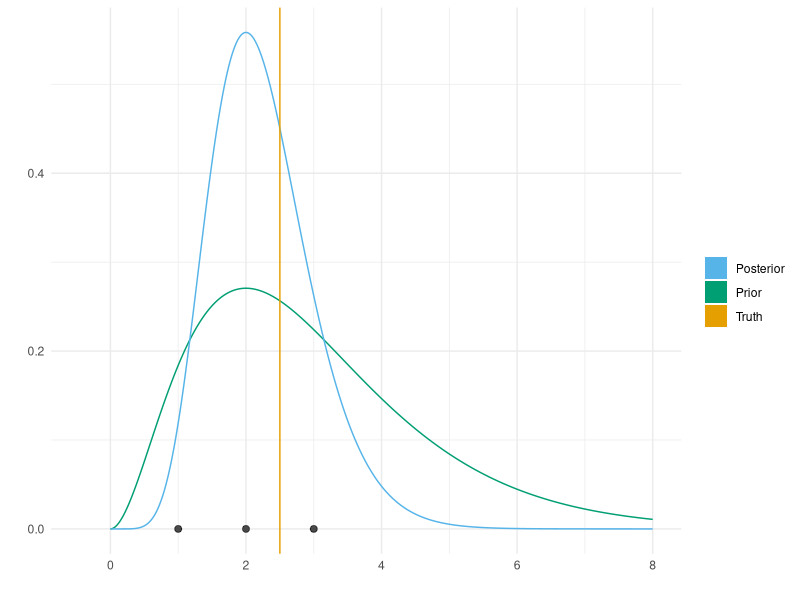
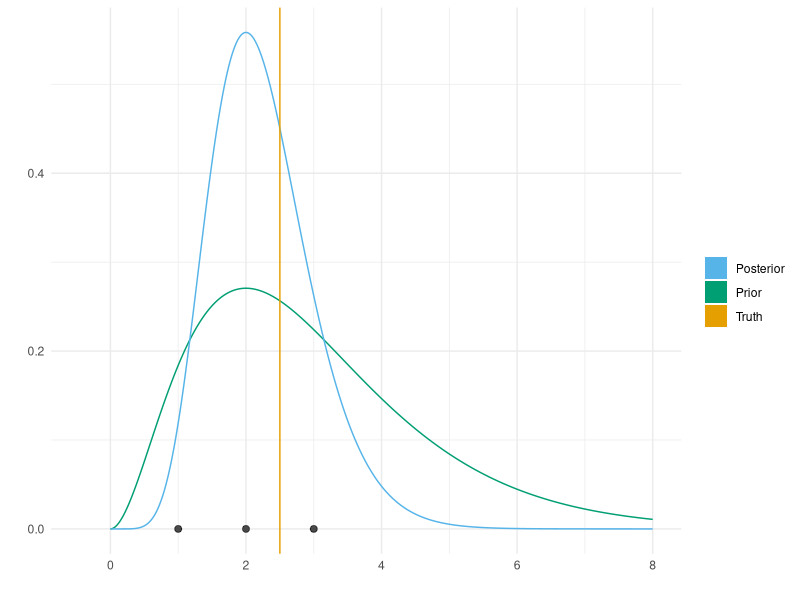

Generate these figures, in order, with R:
library(ggplot2)

cbpalette <- c("#56B4E9","#009E73", "#E69F00", "#F0E442", "#0072B2", "#D55E00", "#CC79A7", "#999999")

a <- 3
b <- 1

set.seed(1)

truth <- 2.5
y <- rpois(3, lambda = truth)

ggplot(data = data.frame(x = c(0, 8)), aes(x)) +
  geom_function(aes(col = "Prior"), fun = dgamma, n = 500, args = list(shape = a, rate = b)) +
  geom_function(aes(col = "Posterior"), fun = dgamma, n = 500, args = list(shape = a + sum(y), rate = b + length(y))) +
  geom_vline(aes(col = "Truth", xintercept = truth)) +
  scale_color_manual(values = cbpalette) +
  geom_point(data = data.frame(x = y, y = 0), aes(x = x, y = y), inherit.aes = FALSE, alpha = 0.7, size = 2) +
  geom_col(data = data.frame(x = c(0, 0, 0), y = c(0, 0, 0), type = c("Posterior", "Prior", "Truth")), aes(x = x, y = y, fill = type)) +
  scale_fill_manual(values = cbpalette) +
  labs(x = "", y = "", col = "", fill = "") +
  guides(col = FALSE, fill = guide_legend(override.aes = list(alpha = 1, shape = 15))) +
  theme_minimal()

ggsave("figures/bayesian/conjugate.png", h = 3, w = 6.25, bg = "white")

3 + sum(y)